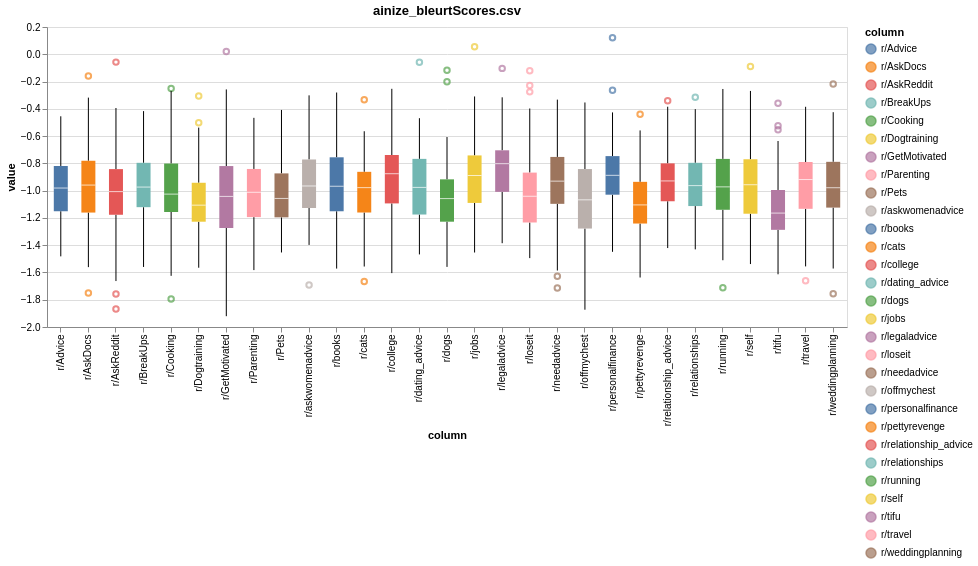

Notebook cell for this chart:
### Code cell
source = pd.DataFrame(df_ainize_bleurt)    
bar = show_me(source)
bar.display()

### Figure 1 — Vega-Lite specification as saved in the notebook (floating-point values rounded to 4 significant figures; data arrays with more than 128 entries replaced by an {"elided": "..."} marker saying what was removed)
{"config": {"view": {"continuousWidth": 300, "continuousHeight": 300}}, "data": {"name": "data-468d8cc01d2132f5e54bcef5ab829786"}, "mark": {"type": "boxplot"}, "encoding": {"color": {"field": "column", "type": "nominal"}, "x": {"field": "column", "type": "nominal"}, "y": {"field": "value", "type": "quantitative"}}, "params": [{"name": "param_20", "select": {"type": "interval", "encodings": ["x", "y"]}, "bind": "scales"}], "title": "ainize_bleurtScores.csv", "width": 800, "$schema": "https://vega.github.io/schema/vega-lite/v5.20.1.json", "datasets": {"data-468d8cc01d2132f5e54bcef5ab829786": {"elided": "3306 records"}}}
